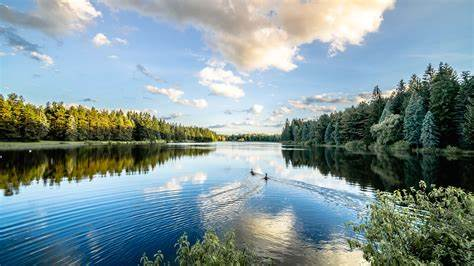
#> input picture Computer Vision/OIP.jpeg, 474 x 266 px
$ python median_blur.py
#> lines starting #> are read from the running program, lines starting #| are printed output that depends on the picture
import cv2
img=cv2.imread("OIP.jpeg")
#> img is the input picture: shape (266, 474, 3); mean B, G, R 151.7, 148.3, 127.6
median=cv2.medianBlur(img,5)
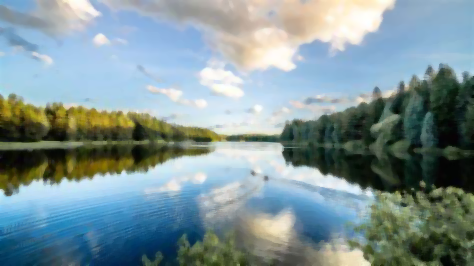
#> median: shape (266, 474, 3); mean B, G, R 151.3, 147.9, 127
cv2.imwrite("medianBlur.png",median)
cv2.imshow("median blur",median)
cv2.waitKey(0)
cv2.destroyAllWindows()
